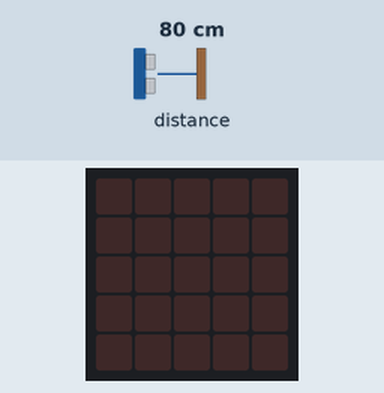
Simulated run of this program. Board: BBC micro:bit (MakeCode). Shown: the board's 5×5 LED display. Inputs (shaded band) come from the test bench; at power-on: distance to the obstacle 80 cm.

Above: at 1.2 s.
1.3 s: distance to the obstacle set to 4 cm
At 2.7 s:
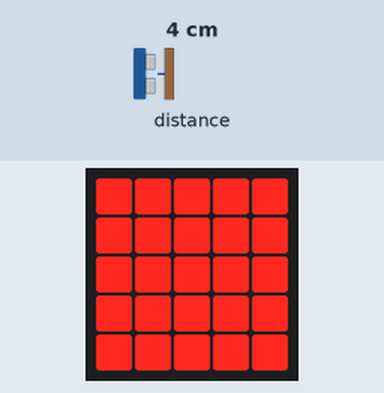
3.2 s: distance to the obstacle set to 2 cm
At 4.6 s:
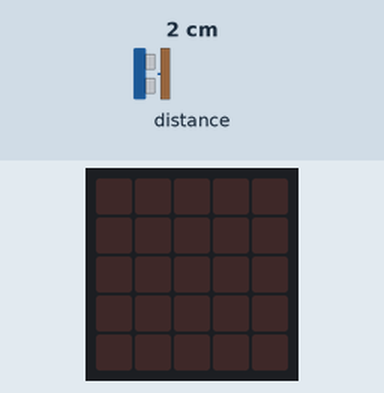
Timing chart, 0 to 6.2 s (numbered marks = the images above; inputs shaded):
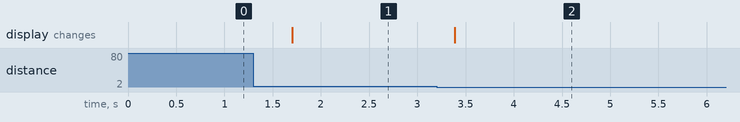

The program:

main.ts
```typescript
let distance = 0
basic.forever(function () {
    distance = sonar.ping(
    DigitalPin.P0,
    DigitalPin.P1,
    PingUnit.Centimeters
    )
    if (distance == 12) {
        basic.showLeds(`
            # # # # #
            . . . . .
            . . . . .
            . . . . .
            . . . . .
            `)
    } else if (distance == 10) {
        basic.showLeds(`
            # # # # #
            # # # # #
            . . . . .
            . . . . .
            . . . . .
            `)
    } else if (distance == 8) {
        basic.showLeds(`
            # # # # #
            # # # # #
            # # # # #
            . . . . .
            . . . . .
            `)
    } else if (distance == 6) {
        basic.showLeds(`
            # # # # #
            # # # # #
            # # # # #
            # # # # #
            . . . . .
            `)
    } else if (distance == 4) {
        basic.showLeds(`
            # # # # #
            # # # # #
            # # # # #
            # # # # #
            # # # # #
            `)
    } else {
        basic.showLeds(`
            . . . . .
            . . . . .
            . . . . .
            . . . . .
            . . . . .
            `)
    }
})
```

test.ts
```typescript
// les tests vont ici ; cela ne sera pas compilé si ce paquet est utilisé en tant qu'extension.
```

Measured:
- after the input at 1.3 s, the display: changes after 0.40 s (image 1)
- after the input at 3.2 s, the display: changes after 0.19 s (image 2)
